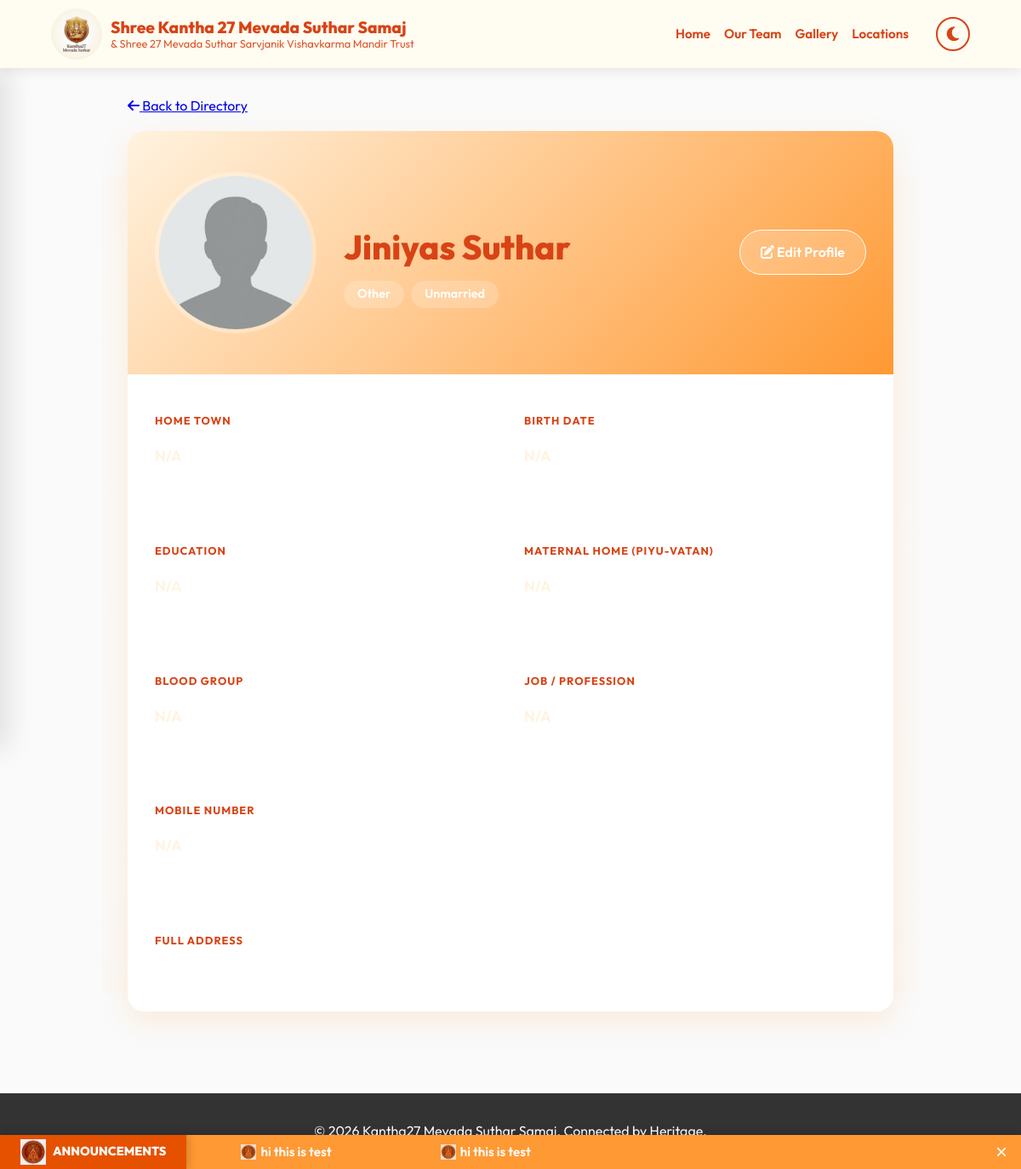
/people/1/ (signed in), run on the app's committed database.
### people/models.py (models this page shows, shortened)
class Person(models.Model):
    RELATION_CHOICES = [
        ('HEAD', 'Head of Family'),
        ('SPOUSE', 'Spouse'),
        ('SON', 'Son'),
        ('DAUGHTER', 'Daughter'),
        ('GRANDSON', 'Grandson'),
        ('GRANDDAUGHTER', 'Granddaughter'),
        ('OTHER', 'Other'),
    ]
    MARITAL_STATUS_CHOICES = [
        ('MARRIED', 'Married'),
        ('UNMARRIED', 'Unmarried'),
    ]
    BLOOD_GROUP_CHOICES = [
        ('A+', 'A+'), ('A-', 'A-'),
        ('B+', 'B+'), ('B-', 'B-'),
        ('AB+', 'AB+'), ('AB-', 'AB-'),
        ('O+', 'O+'), ('O-', 'O-'),
    ]
    EDUCATION_CHOICES = [
        ('SSC', 'SSC'),
        ('HSC', 'HSC'),
        ('DIPLOMA', 'Diploma'),
        ('GRADUATE', 'Graduate'),
        ('POST_GRADUATE', 'Post Graduate'),
        ('DOCTORATE', 'Doctorate'),
        ('CA', 'CA'),
        ('CS', 'CS'),
        ('LLB', 'LLB'),
        ('MBBS', 'MBBS'),
        ('OTHER', 'Other'),
    ]
    photo = models.ImageField(upload_to='people_photos/', blank=True, null=True)
    full_name = models.CharField(max_length=200, verbose_name="Full Name")
    relation_with_head = models.CharField(max_length=20, choices=RELATION_CHOICES, default='OTHER')
    is_head = models.BooleanField(default=False, verbose_name="Is Head of Family")
    marital_status = models.CharField(max_length=10, choices=MARITAL_STATUS_CHOICES, default='UNMARRIED')
    birth_date = models.DateField(null=True, blank=True)
    education = models.CharField(max_length=50, choices=EDUCATION_CHOICES, blank=True)
    education_other = models.CharField(max_length=200, blank=True, null=True, verbose_name="Other Education")
    maternal_home = models.CharField(max_length=200, blank=True, null=True, verbose_name="Maternal Home")
    blood_group = models.CharField(max_length=5, choices=BLOOD_GROUP_CHOICES, blank=True)
    address = models.TextField(blank=True)
    job = models.CharField(max_length=200, blank=True, verbose_name="Job/Profession")
    mobile_number = models.CharField(max_length=15, blank=True)
    family = models.ForeignKey(Family, on_delete=models.CASCADE, related_name='members', null=True, blank=True)
    parent_person = models.ForeignKey('self', on_delete=models.SET_NULL, null=True, blank=True, related_name='children_people')
    created_at = models.DateTimeField(auto_now_add=True)
    updated_at = models.DateTimeField(auto_now=True)
    class Meta:
        verbose_name_plural = "People Directory"
        ordering = ['family__hometown', 'full_name']

### news/models.py (models this page shows, shortened)
class NewsAnnouncement(models.Model):
    message = models.TextField(help_text="The announcement text to display in the scroller.")
    is_active = models.BooleanField(default=True, help_text="Toggle visibility of this announcement.")
    scroll_speed = models.IntegerField(default=20, help_text="Speed in seconds (e.g., 20 = Slow, 10 = Fast).")
    created_at = models.DateTimeField(auto_now_add=True)
    updated_at = models.DateTimeField(auto_now=True)

### people/views.py (the view)
# urls.py: path('<int:pk>/', views.person_detail, name='person_detail'),
@login_required
def person_detail(request, pk):
    if not request.user.can_view_directory and not is_admin_or_subadmin(request.user):
        messages.warning(request, "Permission denied.")
        return redirect('home')
    person = get_object_or_404(Person.objects.select_related('family'), pk=pk)
    family_members = []
    if person.family:
        family_members = person.family.members.all().exclude(pk=person.pk)
    return render(request, 'people/person_detail.html', {
        'person': person,
        'family_members': family_members,
        'is_admin': is_admin_or_subadmin(request.user)
    })

### news/templatetags/news_tags.py (called while the page is built)
@register.inclusion_tag('news/ticker.html')
def news_ticker():
    announcements = NewsAnnouncement.objects.filter(is_active=True).order_by('-created_at')
    speed = 20
    if announcements.exists():
        speed = announcements.first().scroll_speed
    return {
        'announcements': announcements,
        'speed': speed
    }

### people/views.py (called while the page is built)
def is_admin_or_subadmin(user):
    return user.is_authenticated and (user.role in ['ADMIN', 'SUB_ADMIN'] or user.is_superuser)

### templates/people/person_detail.html (shortened to what this page needs)
{% extends 'base/base.html' %}
{% load static %}
{% block content %}
<div class="profile-container">
    <div style="margin-bottom: 1rem;">
        <a href="{% url 'people_directory' %}" class="text-secondary"><i class="fas fa-arrow-left"></i> Back to
            Directory</a>
    </div>
    <div class="profile-card">
        <div class="profile-header">
            {% if person.photo %}
            <img src="{{ person.photo.url }}" alt="{{ person.full_name }}" class="profile-photo">
            {% else %}
            <img src="{% static 'img/default_profile.png' %}" alt="Default Profile" class="profile-photo">
            {% endif %}
            <div class="profile-main-info">
                <h1>{{ person.full_name }}</h1>
                <div style="display: flex; gap: 0.5rem; flex-wrap: wrap;">
                    <span class="profile-tag">{{ person.get_relation_with_head_display }}</span>
                    <span class="profile-tag">{{ person.get_marital_status_display }}</span>
                </div>
            </div>
            {% if is_admin %}
            <div style="margin-left: auto;">
                <a href="{% url 'edit_person' person.pk %}" class="btn-primary"
                    style="background: rgba(255,255,255,0.2); border: 1px solid white;">
                    <i class="fas fa-edit"></i> Edit Profile
                </a>
            </div>
            {% endif %}
        </div>
        <div class="profile-body">
            <div class="info-group">
                <p class="info-label">Home Town</p>
                <p class="info-value">{{ person.family.hometown|default:"N/A" }}</p>
            </div>
            <div class="info-group">
                <p class="info-label">Birth Date</p>
                <p class="info-value">{{ person.birth_date|default:"N/A" }}</p>
            </div>
            <div class="info-group">
                <p class="info-label">Education</p>
                <p class="info-value">
                </p>
            </div>
            <div class="info-group">
                <p class="info-label">Maternal Home (Piyu-vatan)</p>
                <p class="info-value">{{ person.maternal_home|default:"N/A" }}</p>
            </div>
            <div class="info-group">
                <p class="info-label">Blood Group</p>
                <p class="info-value">{{ person.blood_group|default:"N/A" }}</p>
            </div>
            <div class="info-group">
                <p class="info-label">Job / Profession</p>
                <p class="info-value">{{ person.job|default:"N/A" }}</p>
            </div>
            <div class="info-group">
                <p class="info-label">Mobile Number</p>
                <p class="info-value">{{ person.mobile_number|default:"N/A" }}</p>
            </div>
            <div class="info-group" style="grid-column: 1 / -1;">
                <p class="info-label">Full Address</p>
            </div>
        </div>
    </div>
</div>
{% endblock %}

### templates/news/ticker.html
{% load static %}
{% if announcements %}
<div class="news-ticker-container">
    <div class="ticker-label">
        <img src="{% static 'img/ticker_logo.png' %}" alt="News" style="height: 30px; margin-right: 8px;">
        Announcements
    </div>
    <div class="ticker-wrap">
        <div class="ticker-move" style="animation-duration: {{ speed }}s;">
            <div class="ticker-group">
                {% for item in announcements %}
                <div class="ticker-item">
                    <img src="{% static 'img/ticker_logo.png' %}" alt="Icon"
                        style="height: 18px; vertical-align: middle; margin-right: 5px; opacity: 0.8;">
                    {{ item.message }}
                </div>
                {% endfor %}
            </div>
            <div class="ticker-group">
                {% for item in announcements %}
                <div class="ticker-item">
                    <img src="{% static 'img/ticker_logo.png' %}" alt="Icon"
                        style="height: 18px; vertical-align: middle; margin-right: 5px; opacity: 0.8;">
                    {{ item.message }}
                </div>
                {% endfor %}
            </div>
        </div>
    </div>
    <button class="ticker-close"
        onclick="document.querySelector('.news-ticker-container').style.display='none';">&times;</button>
</div>
{% endif %}

### static/css/orange_theme.css (style rules this page uses)
:root { --primary-color: #FF9933; --primary-text-dark: #D84315; --secondary-color: #FFF3E0; --accent-color: #E65100; --text-color: #D84315; --text-muted: #BF360C; --text-white: #ffffff; --bg-color: #FEF9E7; --bg-color: #FAFAFA; --glass-bg: rgba(255, 252, 242, 0.95); --shadow-sm: 0 4px 12px rgba(0, 0, 0, 0.08); --shadow-lg: 0 12px 32px rgba(255, 153, 51, 0.15); --gradient-primary: linear-gradient(135deg, #FF9933 0%, #FFB74D 100%); --navbar-height: 80px; --input-bg: #FFFFFF; --input-border: #EEEEEE; }
body { font-family: 'Outfit', sans-serif; background-color: var(--bg-color); color: var(--text-color); margin: 0; padding: 0; background-color: var(--bg-color); color: var(--text-color); margin: 0; padding: 0; line-height: 1.6; position: relative; min-height: 100vh; transition: background-color 0.4s ease, color 0.4s ease; }
h1, h2, h3, h4, h5, h6 { color: var(--primary-text-dark) !important; }
body::before { content: ""; position: fixed; top: 50%; left: 50%; transform: translate(-50%, -50%); width: 80%; height: 80%; background-image: url('../img/logo.png'); background-repeat: no-repeat; background-position: center; background-size: contain; opacity: 0.1; z-index: -1; pointer-events: none; }
.btn-primary { background: var(--primary-color); background-image: var(--gradient-primary); color: white; padding: 0.8rem 1.5rem; border-radius: 50px; text-decoration: none; border: none; font-weight: 600; transition: all 0.3s; display: inline-block; cursor: pointer; }
.form-label, .info-label, .form-group label { display: block; margin-bottom: 0.6rem; color: var(--primary-text-dark) !important; font-weight: 700; font-size: 0.85rem; letter-spacing: 0.05em; text-transform: uppercase; }
.fas, .fab, .far { transition: transform 0.2s cubic-bezier(0.175, 0.885, 0.32, 1.275); display: inline-block; }
.btn-primary i, .btn-secondary i { pointer-events: none; }
.news-ticker-container { position: fixed; bottom: 0; left: 0; width: 100%; background: var(--primary-color); color: white; height: 40px; display: flex; align-items: center; box-shadow: 0 -2px 10px rgba(0, 0, 0, 0.15); overflow: hidden; z-index: 9999; }
.ticker-label { background: var(--accent-color); padding: 0 1.5rem; height: 100%; display: flex; align-items: center; font-weight: 800; text-transform: uppercase; font-size: 0.9rem; z-index: 2; box-shadow: 2px 0 10px rgba(0, 0, 0, 0.2); }
.ticker-wrap { flex: 1; overflow: hidden; height: 100%; position: relative; display: flex; align-items: center; }
.ticker-move { display: flex; white-space: nowrap; animation-timing-function: linear; animation-name: ticker-left-to-right; animation-iteration-count: infinite; width: max-content; }
.ticker-group { display: flex; flex-shrink: 0; }
.ticker-item { display: flex; align-items: center; padding: 0 4rem; font-size: 0.95rem; font-weight: 600; }
.ticker-close { background: transparent; border: none; color: white; font-size: 1.5rem; padding: 0 1rem; cursor: pointer; line-height: 1; height: 100%; z-index: 3; }

### templates/people/person_detail.html (style rules this page uses)
.profile-container { max-width: 900px; margin: 0 auto; }
.profile-card { background: white; border-radius: 20px; box-shadow: var(--shadow-lg); overflow: hidden; margin-bottom: 2rem; }
.profile-header { background: linear-gradient(135deg, var(--secondary-color), var(--primary-color)); padding: 3rem 2rem; color: white; display: flex; align-items: center; gap: 2rem; }
.profile-photo { width: 180px; height: 180px; border-radius: 50%; border: 5px solid rgba(255, 255, 255, 0.3); object-fit: cover; box-shadow: var(--shadow-md); }
.profile-main-info h1 { font-size: 2.5rem; font-weight: 800; margin-bottom: 0.5rem; }
.profile-tag { background: rgba(255, 255, 255, 0.2); padding: 0.3rem 1rem; border-radius: 20px; font-size: 0.9rem; font-weight: 600; }
.profile-body { padding: 2rem; display: grid; grid-template-columns: 1fr 1fr; gap: 2rem; }
.info-group { margin-bottom: 1.5rem; }
.info-label { font-size: 0.8rem; color: #888; text-transform: uppercase; letter-spacing: 1px; margin-bottom: 0.25rem; }
.info-value { font-size: 1.1rem; color: var(--secondary-color); font-weight: 600; }

### data on the page
Person: full_name "Jiniyas Suthar", relation_with_head "Other", marital_status "Unmarried"
NewsAnnouncement: message "hi this is test"
